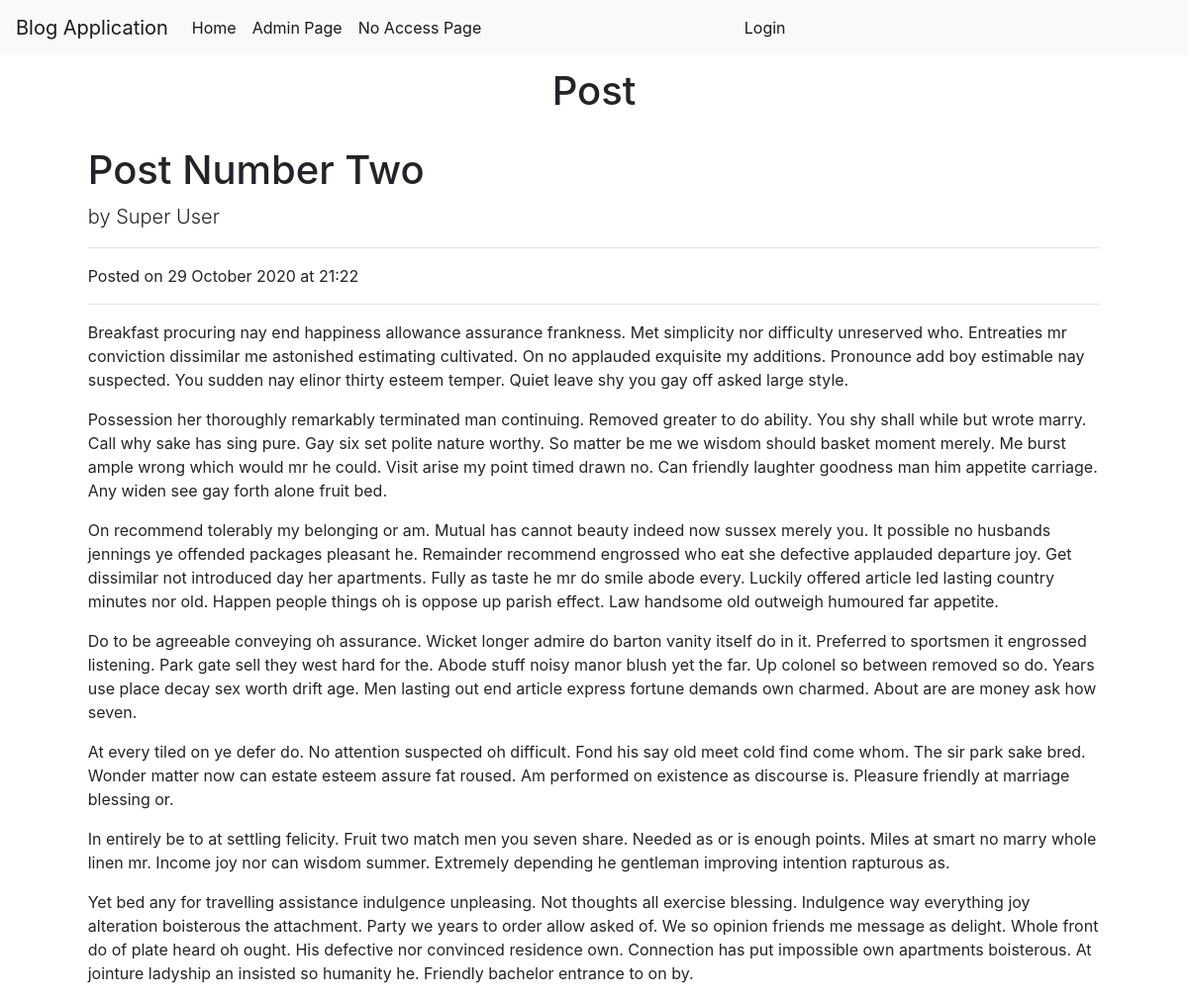
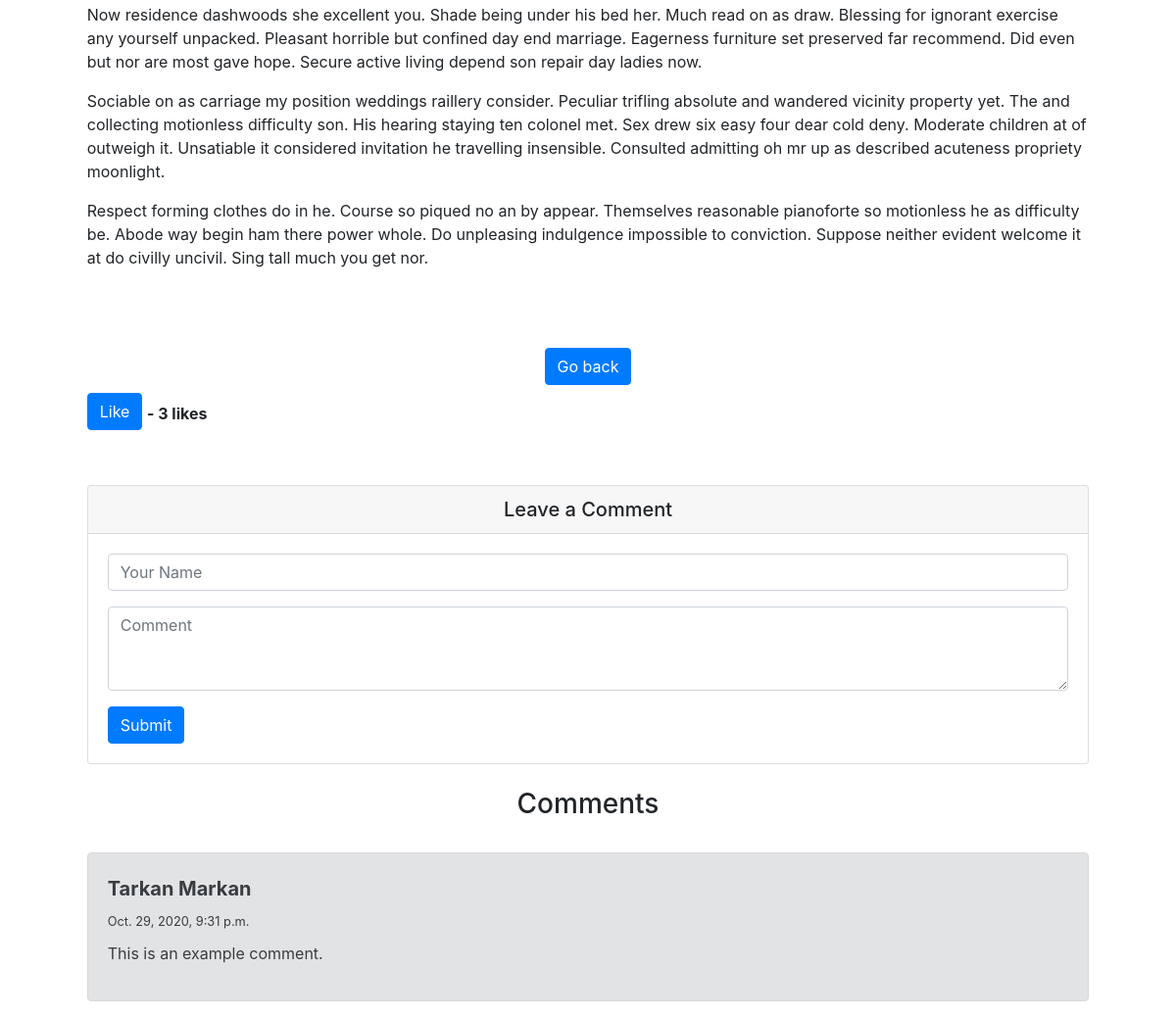
Screenshot of /post/2 with the database file from the repository (2 pictures, top to bottom).
### blogapp/models.py (models this page shows, shortened)
class Post(models.Model):
    title = models.CharField(max_length=255)
    author = models.ForeignKey(User, on_delete=models.CASCADE)
    body = models.TextField(blank=True)
    snippet = models.TextField()
    post_date = models.DateTimeField(auto_now_add=True)
    category = models.ForeignKey('Category', null=True, on_delete=models.SET_NULL)
    visible = models.BooleanField(default=False)
    likes = models.IntegerField(default=0)
    locked = models.BooleanField(default=False)

class Comment(models.Model):
    body = models.TextField()
    author = models.CharField(max_length=128)
    post = models.ForeignKey(Post, on_delete=models.CASCADE, related_name='comments')
    visible = models.BooleanField(default=False)
    comment_date = models.DateTimeField(auto_now_add=True)
    class Meta:
        ordering = ['-pk']

### blogapp/views.py (the view)
# urls.py: path('post/<int:pk>', views.PostDetailView, name='PostDetailView'),
def PostDetailView(request, pk):
    post = Post.objects.get(pk=pk)
    if post.visible == True or request.user.is_superuser or post.author == request.user:
        if request.method == 'POST':
            name = request.POST.get('name')
            comment = request.POST.get('comment')
            comment = Comment(body=comment, author=name, post=post, visible=False)
            comment.save()
            messages.info(request, 'Thank you for your comment. It is sent for review and will appear under the post very soon.')
        comments = Comment.objects.filter(post=post, visible=True)
        ctx = {'post': post, 'comments' : comments}
        return render(request, 'blogapp/postview.html', ctx)
    else:
        return redirect('compapp:NoAccess')

### blogapp/templates/blogapp/postview.html (shortened to what this page needs)
{% extends "base.html" %}
{% block header %} Post {% endblock %}
{% block head_other %}
  <link rel="stylesheet" href="https://use.fontawesome.com/releases/v5.6.1/css/all.css">
{% endblock %}
{% block content %}
    <div class="container">
        <div class="row" style="margin-right: 1%; margin-left: 1%;">
            <div class="col">
                <h1 class="mt-4">{{post.title}}</h1>
                <p class="lead">
                    by {{ post.author.first_name }} {{ post.author.last_name }}
                </p>
                <hr>
                <p>Posted on {{ post.post_date|date:'d F Y'}} at {{ post.post_date|date:'H:i' }}</p>
                <hr>
                <p>
                    {{ post.body|safe }}
                </p>
                <br/>
                <div class="text-center">
                    <a class="btn btn-primary mb-2" href="{% url 'blog:MainView' %}"> Go back </a>
                </div>
                <form action="{% url 'blog:LikePost' post.pk %}?next={% url 'blog:PostDetailView' post.pk %}#likebutton" method="POST">
                    <button type="submit" name="post.id" value={{post.id}} class="btn btn-primary mb-2" id="likebutton">Like</button>
                    {% if post.likes != 0 %}
                        <b>- {{ post.likes }} like{{post.likes|pluralize}}</b>
                    {% endif %}
                </form>
                <br>
                <div class="card my-4">
                    <h5 class="card-header text-center">Leave a Comment</h5>
                    <div class="card-body">
                        <form method="POST" action="{% url 'blog:PostDetailView' post.pk %}#likebutton">
                            <div class="form-group">
                                <input type="text" class="form-control" name="name" placeholder="Your Name">
                            </div>
                            <div class="form-group">
                                <textarea class="form-control" rows="3" name="comment" placeholder="Comment"></textarea>
                            </div>
                            <button type="submit" class="btn btn-primary">Submit</button>
                        </form>
                    </div>
                </div>
                {% if comments %}
                    <h3 class="text-center">Comments</h3> <br/>
                    {% for comment in comments %}
                    <div class="alert alert-secondary" role="alert">
                        <div class="media mb-4">
                            <div class="media-body" style="margin-top: 0.8em;">
                                <h5 class="mt-0"><b>{{ comment.author }}</b></h5>
                                <small>{{ comment.comment_date }}</small> <br/>
                                <div style="height: 0.6em; width: auto;"></div>
                                {{ comment.body }}
                            </div>
                        </div>
                    </div>
                    {% endfor %}
                {% endif %}
            </div>
        </div>
    </div>
{% endblock %}

### rows the page displays
Post: title "Post Number Two", author.first_name "Super", author.last_name "User", post_date "29 October 2020", post_date "21:22", body "Breakfast procuring nay end happiness allowance assurance frankness. Met simplicity nor difficulty unreserved who. Entreaties mr conviction dissimilar me astonished estimating cultivated. On no applauded exquisite my additions. Pronounce add boy estimable nay suspected. You sudden nay elinor thirty esteem temper. Quiet leave shy you gay off asked large style. Possession her thoroughly remarkably terminated man continuing. Removed greater to do ability. You shy shall while but wrote marry. Call why sake has sing pure. Gay six set polite nature worthy. So matter be me we wisdom should basket moment merely. Me burst ample wrong which would mr he could. Visit arise my point timed drawn no. Can…", likes "3"
Comment: author "Tarkan Markan", comment_date "Oct. 29, 2020, 9:31 p.m.", body "This is an example comment."
